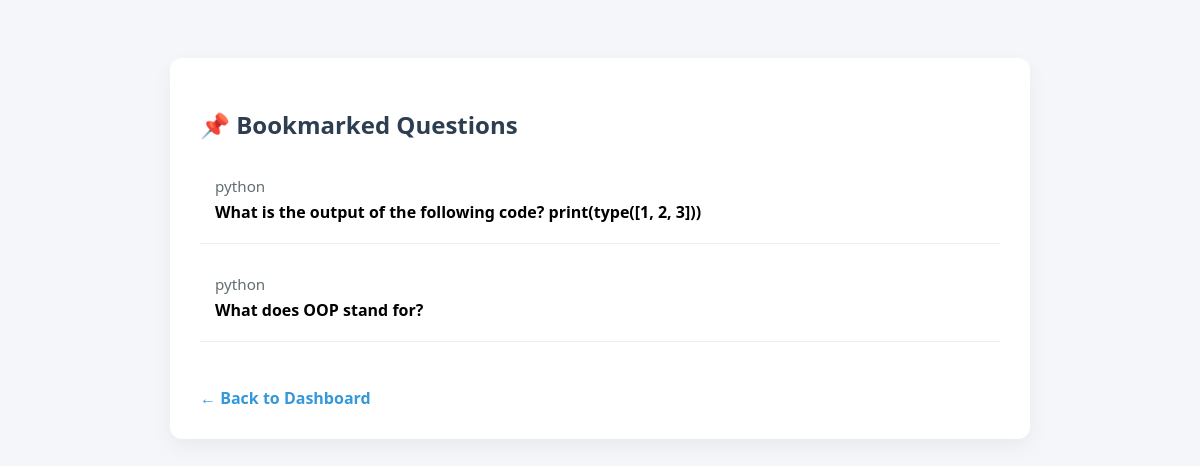
Page /bookmarked/ (signed in) on the committed database.
### accounts/models.py (models this page shows, shortened)
class BookmarkedQuestion(models.Model):
    user = models.ForeignKey(User, on_delete=models.CASCADE)
    question = models.ForeignKey('Question', on_delete=models.CASCADE)
    bookmarked_at = models.DateTimeField(auto_now_add=True)

class Question(models.Model):
    quiz = models.ForeignKey(Quiz, on_delete=models.CASCADE, related_name='questions')
    text = models.TextField()
    option1 = models.CharField(max_length=200)
    option2 = models.CharField(max_length=200)
    option3 = models.CharField(max_length=200)
    option4 = models.CharField(max_length=200)
    correct_answer = models.CharField(
        max_length=200,
        help_text="Must match one of the 4 options exactly."
    )

class Quiz(models.Model):
    title = models.CharField(max_length=100)
    subject = models.ForeignKey(Subject, on_delete=models.CASCADE)
    created_at = models.DateTimeField(auto_now_add=True)

### accounts/views.py (the view)
# urls.py: path('bookmarked/', views.view_bookmarked_questions, name='bookmarked_questions'),
@login_required
@user_passes_test(lambda u: not u.is_staff)
def view_bookmarked_questions(request):
    bookmarks = BookmarkedQuestion.objects.filter(user=request.user).select_related('question__quiz')
    return render(request, 'accounts/bookmarked_questions.html', {
  'bookmarks': bookmarks
})

### accounts/templates/accounts/bookmarked_questions.html (shortened to what this page needs)
<!DOCTYPE html>
<html>
    <head>
 </head>
 <body>
    <div class="container">
        <h2>📌 Bookmarked Questions</h2>
        {% if bookmarks %}
  {% for item in bookmarks %}
    <div class="question-box">
      <div class="quiz-title">{{ item.question.quiz.title }}</div>
      <div class="question-text">{{ item.question.text }}</div>
    </div>
  {% endfor %}
{% else %}
  <p>No bookmarked questions found.</p>
{% endif %}
<a href="{% url 'user_dashboard' %}" class="back-link">← Back to  Dashboard</a>
</div>
</body>
</html>

### accounts/templates/accounts/bookmarked_questions.html (style rules this page uses)
body { background: #f5f6fa; font-family: 'Segoe UI', sans-serif; padding: 50px; }
.container { max-width: 800px; margin: auto; background: white; padding: 30px; border-radius: 12px; box-shadow: 0 8px 20px rgba(0,0,0,0.05); }
h2 { color: #2c3e50; margin-bottom: 20px; }
.question-box { padding: 15px; border-bottom: 1px solid #eee; margin-bottom: 15px; }
.quiz-title { color: #636e72; font-size: 0.95rem; }
.question-text { margin: 5px 0; font-weight: bold; }
.back-link { display: inline-block; margin-top: 30px; color: #3498db; text-decoration: none; font-weight: bold; font-size: 16px; }

### rows in the picture
BookmarkedQuestion: question.quiz "python", question.text "What is the output of the following code? print(type([1, 2, 3]))"
BookmarkedQuestion: question.quiz "python", question.text "What does OOP stand for?"
